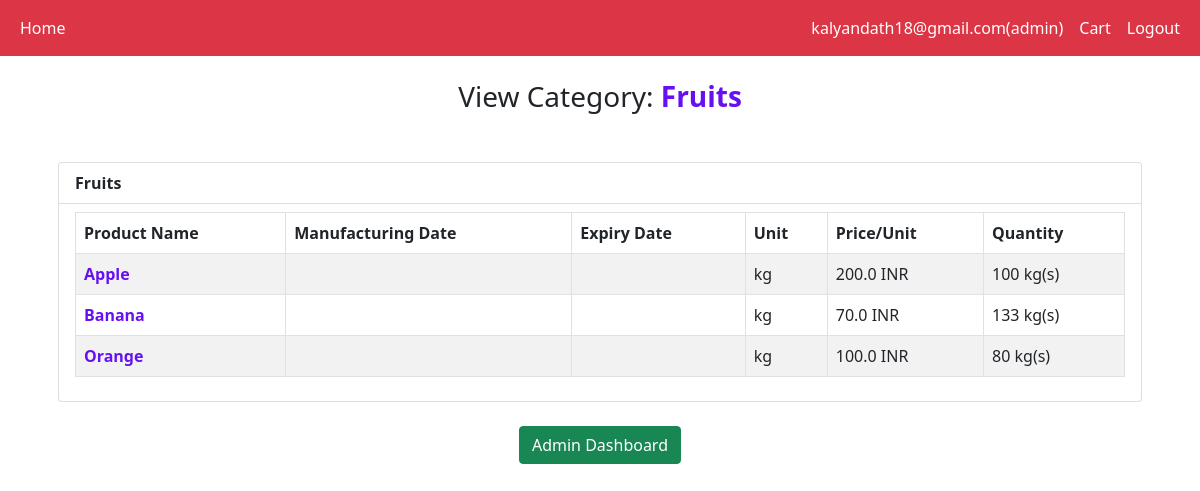
/category/get/Fruits (signed in), run on the app's committed database.
### application/models.py (models this page shows)
class User(db.Model, UserMixin):
    __tablename__="user"
    id = db.Column(db.Integer(), primary_key=True)
    email = db.Column(db.String(255), unique=True)
    username = db.Column(db.String(255), unique=True)
    password = db.Column(db.String(255), nullable=False)
    active = db.Column(db.Boolean())
    fs_uniquifier = db.Column(db.String(255), unique=True, nullable=False)
    roles = db.relationship("Role", secondary="roles_users", backref=db.backref("users", lazy="dynamic"))

class Role(db.Model, RoleMixin):
    __tablename__="role"
    id = db.Column(db.Integer(), primary_key=True)
    name = db.Column(db.String(80), unique=True)
    description = db.Column(db.String(255))

class Category(db.Model):
    __tablename__= "category"
    category_id = db.Column(db.Integer(), primary_key = True, autoincrement = True)
    category_name = db.Column(db.Integer())
    products = db.relationship('Products' , backref="category")

class Products(db.Model):
    __tablename__  = 'products'
    product_id = db.Column(db.Integer(), primary_key= True)
    product_name = db.Column(db.String, nullable= False, unique= True)
    category_id = db.Column(db.Integer(), db.ForeignKey("category.category_id"))
    price = db.Column(db.Float, db.CheckConstraint('price >= 0.0', name='check_rate_per_unit'), nullable= False)
    unit = db.Column(db.String,nullable=False, default='unit')    # need to set up some default values.
    quantity = db.Column(db.Integer,db.CheckConstraint('quantity >= 0', name='check_stock_quantity') , nullable= False)   #maybe change to have default value as 0.

### application/routes.py (the view)
@app.route("/category/get/<cat_name>", methods = ["GET"])
@login_required
@roles_required('admin')
def get_category(cat_name):
    category = Category.query.filter_by(category_name = cat_name).first()
    if not validate(category):
        return render_template("error.html")
    if category is not None:
        return render_template("read_category.html", category = category)
    else:
        return "Hello" ## need some work

### application/routes.py (called while the page is built)
def validate(item):
    if item is None:
        return False
    else:
        return True

### templates/read_category.html (shortened to what this page needs)
<!DOCTYPE html>
<html lang="en">
<head>
</head>
<body>
    {% include "logged_navbar.html" %}
    <div class="container">
        <div class="row mt-4">
            <div class="col-sm-12">
                <h3 class="text-center mb-4">View Category:<b style="color: #6610f2;"> {{ category.category_name}}</b> </h3>
            </div>
        </div>
        <div class="row mt-2" >
            <div class="col">
                <div class="card-body">
                    <ul class="list-group ">
                        <li class="list-group-item  d-flex justify-content-between">
                            <span><b>{{ category.category_name }}</b></span>
                        </li>
                        <li class="list-group-item">
                            <table class="table table-striped table-bordered">
                                <thead>
                                  <tr>
                                    <th scope="col">Product Name</th>
                                    <th scope="col">Manufacturing Date</th>
                                    <th scope="col">Expiry Date</th>
                                    <th scope="col">Unit</th>
                                    <th scope="col">Price/Unit</th>
                                    <th scope="col">Quantity</th>
                                  </tr>
                                </thead>
                                {% for product in category.products %}
                                <tr>
                                    <th scope="row" style="color: #6610f2;" >{{product.product_name}}</th>
                                    <td>{{product.mfg_date}}</td>
                                    <td>{{product.exp_date}}</td>
                                    <td>{{product.unit}}</td>
                                    <td>{{product.price}} INR</td>
                                    <td>{{product.quantity}} {{product.unit}}(s)</td>
                                </tr>
                                {% endfor %}
                            </table>
                        </li>
                    </ul>
                </div>
            </div>
            <div class="text-center mt-2">
                <a class="btn btn-success" href="{{ url_for('admin_dashboard')}}">Admin Dashboard</a>
            </div>
        </div>
    </div>
</body>
</html>

### templates/logged_navbar.html (shortened to what this page needs)
<!DOCTYPE html>
<html>
	<head>
		<link href="https://cdn.jsdelivr.net/npm/bootstrap@5.0.2/dist/css/bootstrap.min.css" rel="stylesheet">
	</head>
	<body>
		<nav class="navbar navbar-expand-sm bg-danger navbar-dark sticky-top">
			<div class="container-fluid">
				<ul class="navbar-nav">
					<li class="nav-item">
						<a class="nav-link active" href="/">Home</a>
					</li>
				</ul>
                <ul class="navbar-nav ml-auto">
                    <li class="nav-item active">
                            <a class="nav-link active" href="/profile">{{ current_user.email}}{% for role in current_user.roles%}({{role.name}}){% endfor %}</a>
                    </li>
					<li class="nav-item active">
                        <a class="nav-link active" href="/view_cart">Cart</a>
                    </li>
                    <li class="nav-item active">
                        <a class="nav-link active" href="/logout">Logout</a>
                    </li>
                </ul>
			</div>
		</nav>
	</body>
</html>

### data on the page
User: email "kalyandath18@gmail.com"
Role: name "admin"
Category: category_name "Fruits"
Products: product_name "Apple", unit "kg", price "200.0", quantity "100"
Products: product_name "Banana", unit "kg", price "70.0", quantity "133"
Products: product_name "Orange", unit "kg", price "100.0", quantity "80"
